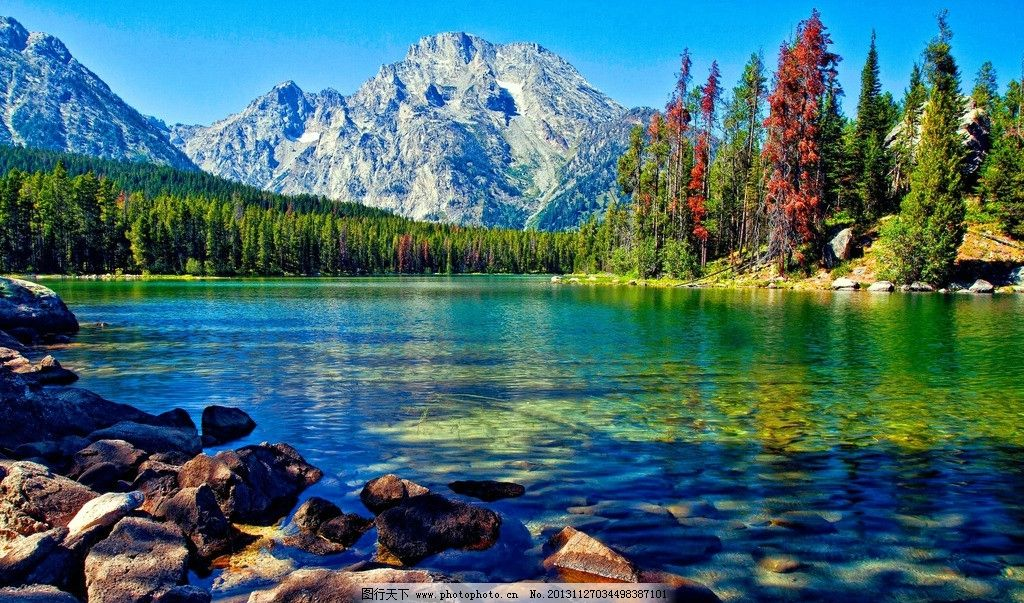
//> input picture imgdata/mountainwater.jpg, 1024 x 603 px
$ ./3-26_maxEntropySegmetation   (built with g++ and OpenCV 4)
//> lines starting //> are read from the running program, lines starting //| are printed output that depends on the picture; after the words box and inside, x2 and y2 are one past the last pixel; in counts of white or black regions, pixels touching at a corner belong together
// C++ source file
/***********************************************
# Copyright (c) 2018, Wuhan
# All rights reserved.
#
# @Filename: 3-26_maxEntropySegmetation.cpp
# @Version：V1.0
# @Author: Frank Liu - frankliu624@gmail.com
# @Description: 最大熵阈值分割
# @Create Time: 2018-09-17 16:09:01
# @Last Modified: 2018-09-17 16:09:01
***********************************************/
#include <opencv2/highgui/highgui.hpp>
#include <opencv2/imgproc/imgproc.hpp>

using namespace cv;

// 计算当前位置的能量熵
float calcCurrentEntropy(Mat hist, int threshold)
{
    float backgroundSum = 0, targetSum = 0;
    const float* pDataHist = (float*)hist.ptr<float>(0);
    for(int i = 0; i < 256; ++i)
    {
        // 累计背景值
        if(i < threshold)
            backgroundSum += pDataHist[i];
        else    // 累计目标值
            targetSum += pDataHist[i];
    }
    //std::cout << backgroundSum << ", " << targetSum << std::endl;
    float backgroundEntropy = 0, targetEntropy = 0;
    for(int i = 0; i < 256; ++i)
    {
        if(pDataHist[i] == 0)
            continue;
        // 计算背景熵
        if(i < threshold)
        {
            float ratio1 = pDataHist[i] / backgroundSum;
            // 计算当前能量熵
            backgroundEntropy += -ratio1 * log10(ratio1);
        } else  // 计算目标熵
        {
            float ratio2 = pDataHist[i] / targetSum;
            targetEntropy += -ratio2 * log10(ratio2);
        }
    }
    return targetEntropy + backgroundEntropy;
}

// 寻找最大熵阈值并分割
Mat maxEntropySegmetation(Mat inputImg)
{
    // 初始化直方图参数
    const int channels[1] = { 0 };
    const int histSize[1] = { 256 };
    float pranges[2] = { 0, 256 };
    const float* ranges[1] = { pranges };
    MatND hist;
    // 计算直方图
    calcHist(&inputImg, 1, channels, Mat(), hist, 1, histSize, ranges);
    float max_entropy = 0;
    int max_index = 0;
    Mat resultImg;
    // 遍历得到最大熵阈值分割的最佳阈值
    for(int i = 0; i < 256; ++i)
    {
        float cur_entropy = calcCurrentEntropy(hist, i);
        // 计算当前最大值的位置
        if(cur_entropy > max_entropy)
        {
            max_entropy = cur_entropy;
            max_index = i;
        }
    }
    // 二值化分割
    threshold(inputImg, resultImg, max_index, 255, CV_THRESH_BINARY);
    return resultImg;
}

int main()
{
    Mat srcImg = imread("../../imgdata/mountainwater.jpg");
//> srcImg is the input picture: 603 rows x 1024 cols, CV_8UC3; mean B, G, R 111.9, 106.5, 65.6
    if(!srcImg.data)
        return -1;
    Mat grayImg;
    cvtColor(srcImg, grayImg, CV_BGR2GRAY);
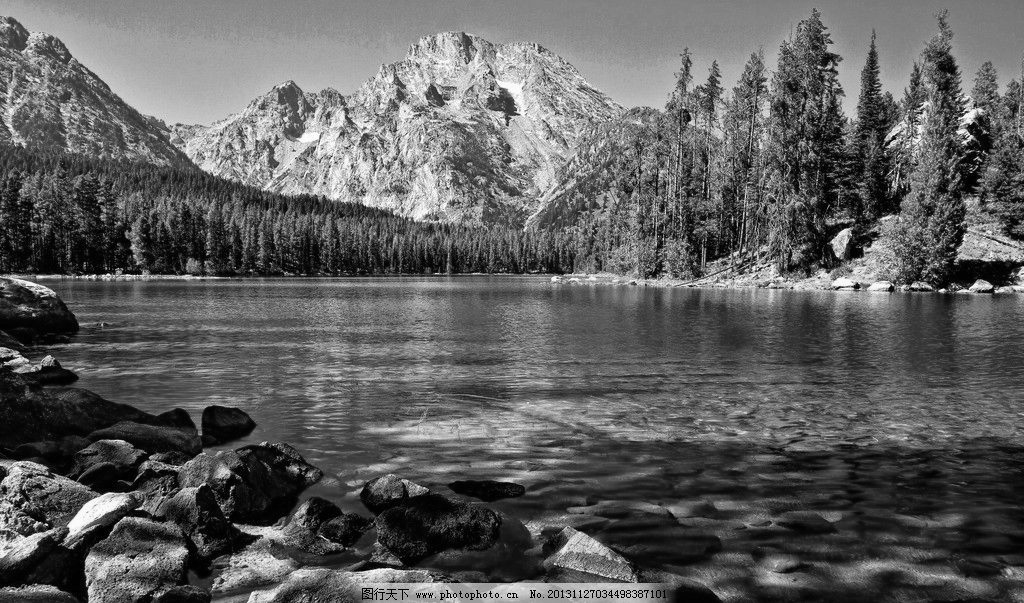
//> grayImg: 603 rows x 1024 cols, CV_8UC1; min 0, max 255, mean 94.9
    // 最大熵阈值分割实现
    Mat resultImg = maxEntropySegmetation(grayImg);
//> in maxEntropySegmetation, `calcHist(&inputImg, 1, channels, Mat(), hist, 1, histSize, ranges);`: hist = 256 values, max 4410 at index 132, min 2 at index 255, mean 2412
//> the loop in maxEntropySegmetation, `for(int i = 0; i < 256; ++i)` made 256 passes
//> (cur_entropy, max_entropy) on passes 1, 3, 4, 5, 6, 7, 8, 9, 10, 11, 12, 13: (2.33, 2.33), (2.5, 2.5), (2.71, 2.71), (2.86, 2.86), (2.97, 2.97), (3.05, 3.05), (3.12, 3.12), (3.18, 3.18), (3.24, 3.24), (3.28, 3.28), (3.33, 3.33), (3.36, 3.36)
//> cur_entropy on pass 2: 2.33
//> after the loop in maxEntropySegmetation, `for(int i = 0; i < 256; ++i)`: max_entropy = 4.09; max_index = 141
//> in maxEntropySegmetation, `threshold(inputImg, resultImg, max_index, 255, CV_THRESH_BINARY);`:
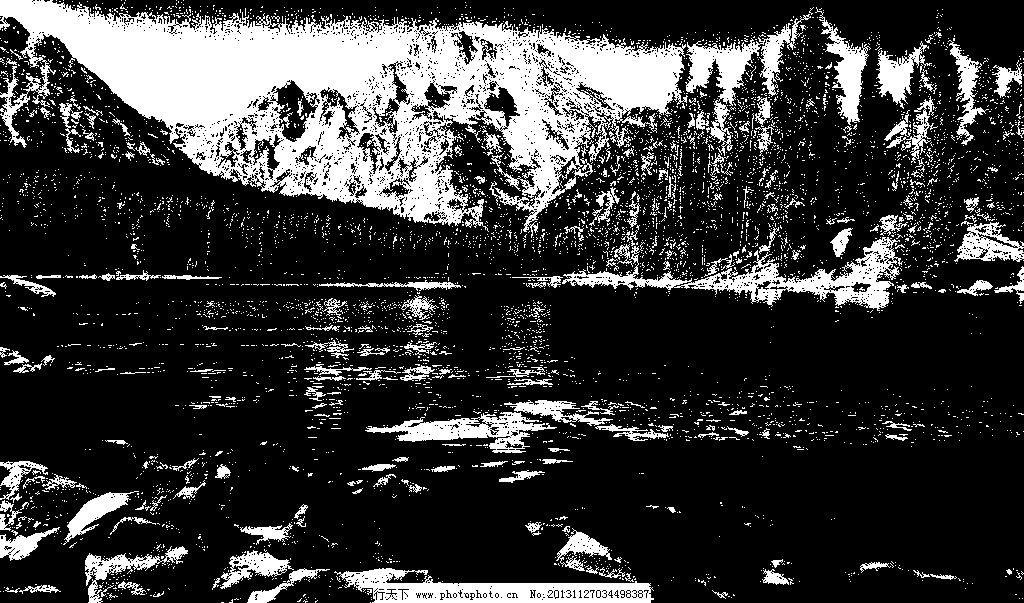
//> resultImg: 603 rows x 1024 cols, CV_8UC1; 22.1% white; 5603 white regions (5364 under 20 px), largest, box (x1, y1, x2, y2) and area: (0, 0, 688, 238) 72298, (562, 237, 903, 311) 6146, (334, 568, 654, 603) 5806
    imshow("grayImage", grayImg);
    imshow("resultImage", resultImg);
    waitKey(0);
    return 0;
}

$ run again, with imgdata/HappyFish.jpg copied over imgdata/mountainwater.jpg
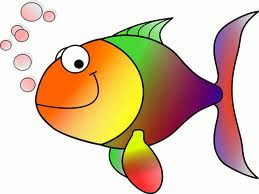
//> input picture imgdata/HappyFish.jpg, 259 x 194 px
//> srcImg is the input picture: 194 rows x 259 cols, CV_8UC3; mean B, G, R 170.8, 196.4, 219.3
//> `cvtColor(srcImg, grayImg, CV_BGR2GRAY);`:
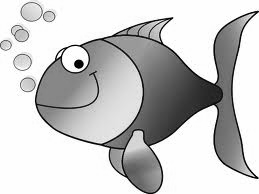
//> grayImg: 194 rows x 259 cols, CV_8UC1; min 0, max 255, mean 200.4
//> hist = 256 values, max 21934 at index 254, min 21 at index 31, mean 196.3
//> the loop in maxEntropySegmetation, `for(int i = 0; i < 256; ++i)` made 256 passes
//> (cur_entropy, max_entropy) on passes 1, 3, 4, 5, 6, 7, 8, 9: (1.57, 1.57), (1.87, 1.87), (2.04, 2.04), (2.16, 2.16), (2.25, 2.25), (2.32, 2.32), (2.39, 2.39), (2.43, 2.43)
//> after the loop in maxEntropySegmetation, `for(int i = 0; i < 256; ++i)`: max_entropy = 3.31; max_index = 103
//> in maxEntropySegmetation, `threshold(inputImg, resultImg, max_index, 255, CV_THRESH_BINARY);`:
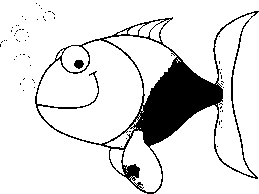
//> resultImg: 194 rows x 259 cols, CV_8UC1; 87.4% white; 63 black regions (61 under 20 px), largest, box (x1, y1, x2, y2) and area: (35, 11, 259, 194) 6149, (74, 60, 84, 69) 67
